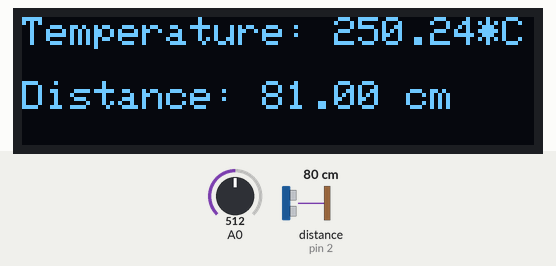
Bench run of a sketch on a simulated Arduino Uno, built with avr-gcc and run on an emulated ATmega328P. Shown: 128×32 one-colour display. The inputs (shaded band) are chosen by the test bench; at power-on: distance to the obstacle (sensor on pin 2) 80 cm, A0 = 512. The echo pulse lasts 58.3 µs per cm; the display library's start-up logo is not drawn; what the sketch prints to the serial monitor is not drawn.

Above: at 5.2 s.
5.3 s: distance to the obstacle (sensor on pin 2) set to 2 cm
At 7.1 s:
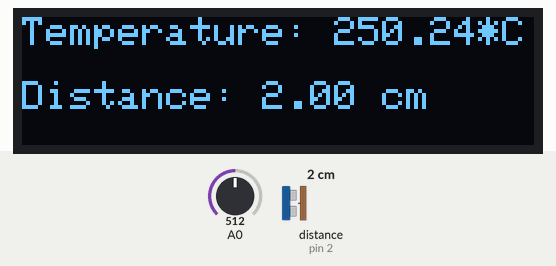
7.6 s: A0 set to 716
At 9.0 s:
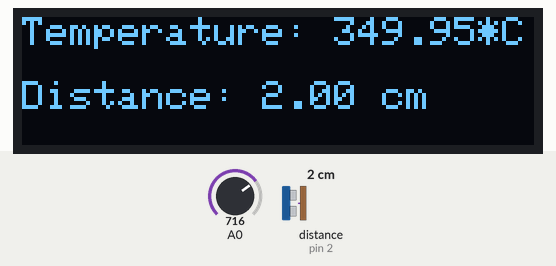
9.6 s: distance to the obstacle (sensor on pin 2) set to 4 cm
At 11.0 s:
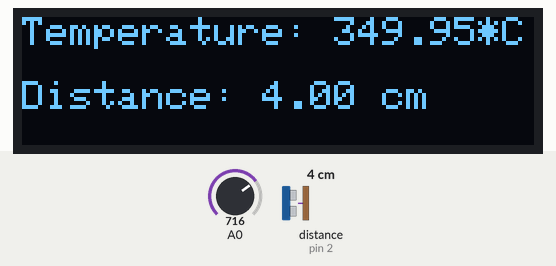
11.7 s: A0 set to 900
At 13.0 s:
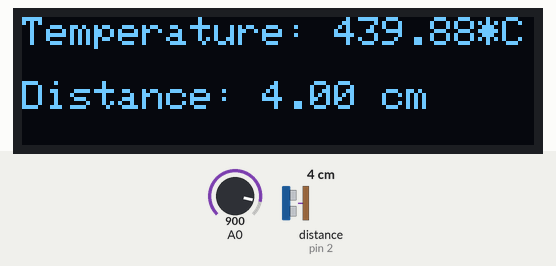
13.7 s: distance to the obstacle (sensor on pin 2) set to 9 cm
At 14.9 s:
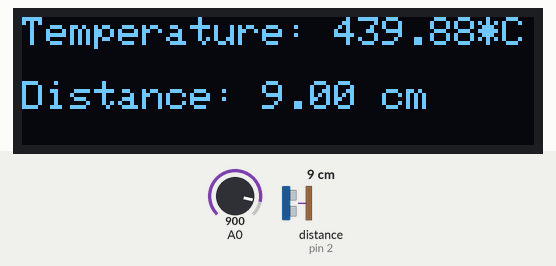
15.8 s: A0 set to 1023
At 16.9 s:
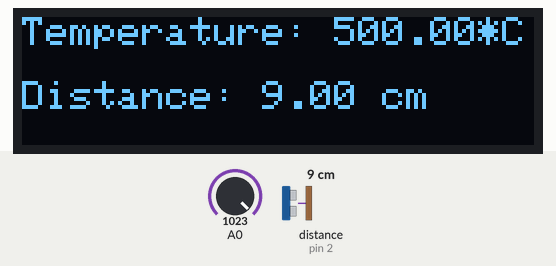
Timing chart, 0 to 18.8 s (numbered marks = the images above; inputs shaded):
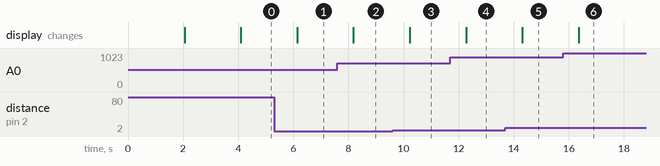

Measured:
- after the input at 5.3 s, the display: changes after 0.83 s (image 1)
- after the input at 7.6 s, the display: changes after 0.58 s (image 2)
- after the input at 9.6 s, the display: changes after 0.62 s (image 3)
- after the input at 11.7 s, the display: changes after 0.57 s (image 4)
- after the input at 13.7 s, the display: changes after 0.61 s (image 5)
- after the input at 15.8 s, the display: changes after 0.56 s (image 6)

The sketch:

UNO-DataCollector.ino
```cpp
#include <SPI.h>
#include <Wire.h>
#include <Adafruit_GFX.h>
#include <Adafruit_SSD1306.h>
#include <SoftwareSerial.h>
#include <NewPing.h>

#define SCREEN_WIDTH 128 // OLED display width, in pixels
#define SCREEN_HEIGHT 32 // OLED display height, in pixels

// Declaration for an SSD1306 display connected to I2C (SDA, SCL pins)
// The pins for I2C are defined by the Wire-library.
#define OLED_RESET     -1 // Reset pin # (or -1 if sharing Arduino reset pin)
#define SCREEN_ADDRESS 0x3C ///< See datasheet for Address; 0x3D for 128x64, 0x3C for 128x32
Adafruit_SSD1306 display(SCREEN_WIDTH, SCREEN_HEIGHT, &Wire, OLED_RESET);

#define LOGO_HEIGHT   16
#define LOGO_WIDTH    16
static const unsigned char PROGMEM logo_bmp[] =
{ 0b00000000, 0b11000000,
  0b00000001, 0b11000000,
  0b00000001, 0b11000000,
  0b00000011, 0b11100000,
  0b11110011, 0b11100000,
  0b11111110, 0b11111000,
  0b01111110, 0b11111111,
  0b00110011, 0b10011111,
  0b00011111, 0b11111100,
  0b00001101, 0b01110000,
  0b00011011, 0b10100000,
  0b00111111, 0b11100000,
  0b00111111, 0b11110000,
  0b01111100, 0b11110000,
  0b01110000, 0b01110000,
  0b00000000, 0b00110000 };

// Data Transfer setup
SoftwareSerial espSerial(5, 6);

// Distance sonar setup
NewPing sonar (3, 2, 450);// create ultrasonic object with the following parameters (Trig=3, Echo=2, Max distance=400cm)
// Variables declaration
int sensorValue;
float voltage, temp, dst;
String strTemp, strDst;

void setup() {
  // initialize serial communication at 9600 bits per second:
  Serial.begin(9600);
  // initialize serial communication on 5/6
  espSerial.begin(115200);
  // Setup screen and display logo to check if it is working
  displaySetup();
  delay(2000);
}


// the loop routine runs over and over again forever:
void loop() {
  // Get data from sensors
  temp = readTemperature();
  dst = readDistance();
  // Convert to string
  strTemp = String(temp);
  strDst = String(dst);
  // Send data to ESP8266
  espSerial.println(strTemp + " C");
  espSerial.println(strDst + " cm");

  // Display gathered data on the SSD1306
  displayData(temp, dst);
  delay(1000);
}

float readTemperature() {
  sensorValue = analogRead(A0);
  // Convert the analog reading (which goes from 0 - 1023) to a voltage (0 - 5V):
  voltage = sensorValue * (5.0 / 1023.0);
  temp = voltage * 100;

  Serial.print("Temperature= ");
  Serial.print(temp);
  Serial.println(" C");
  return temp;
}

float readDistance() {
  float distance = sonar.ping_cm();// putting the measured value in distance
  Serial.print("Distance= ");// print "Distance"
  Serial.print(distance);// print the value of the distance
  Serial.println(" cm");// print "cm"
  return distance;
}

void displaySetup() {
  // SSD1306_SWITCHCAPVCC = generate display voltage from 3.3V internally
  if(!display.begin(SSD1306_SWITCHCAPVCC, SCREEN_ADDRESS)) {
    Serial.println(F("SSD1306 allocation failed"));
    for(;;); // Don't proceed, loop forever
  }

  // Show initial display buffer contents on the screen --
  // the library initializes this with an Adafruit splash screen.
  display.display();
  delay(2000); // Pause for 2 seconds

  // Clear the buffer
  display.clearDisplay();

  // Draw a single pixel in white
  display.drawPixel(10, 10, SSD1306_WHITE);

  // Show the display buffer on the screen. You MUST call display() after
  // drawing commands to make them visible on screen!
  display.display();
}

void displayData(float temperature, float distance){
  display.clearDisplay();
  display.setTextSize(1);      // Normal 1:1 pixel scale
  display.setTextColor(SSD1306_WHITE); // Draw white text
  display.setCursor(0, 0);     // Start at top-left corner
  display.cp437(true);         // Use full 256 char 'Code Page 437' font

  display.write("Temperature: ");
  display.print(temperature);
  display.write("*C");
  display.setCursor(0, 16);
  display.write("Distance: ");
  display.print(distance);
  display.write(" cm");
  display.display();
}
```
